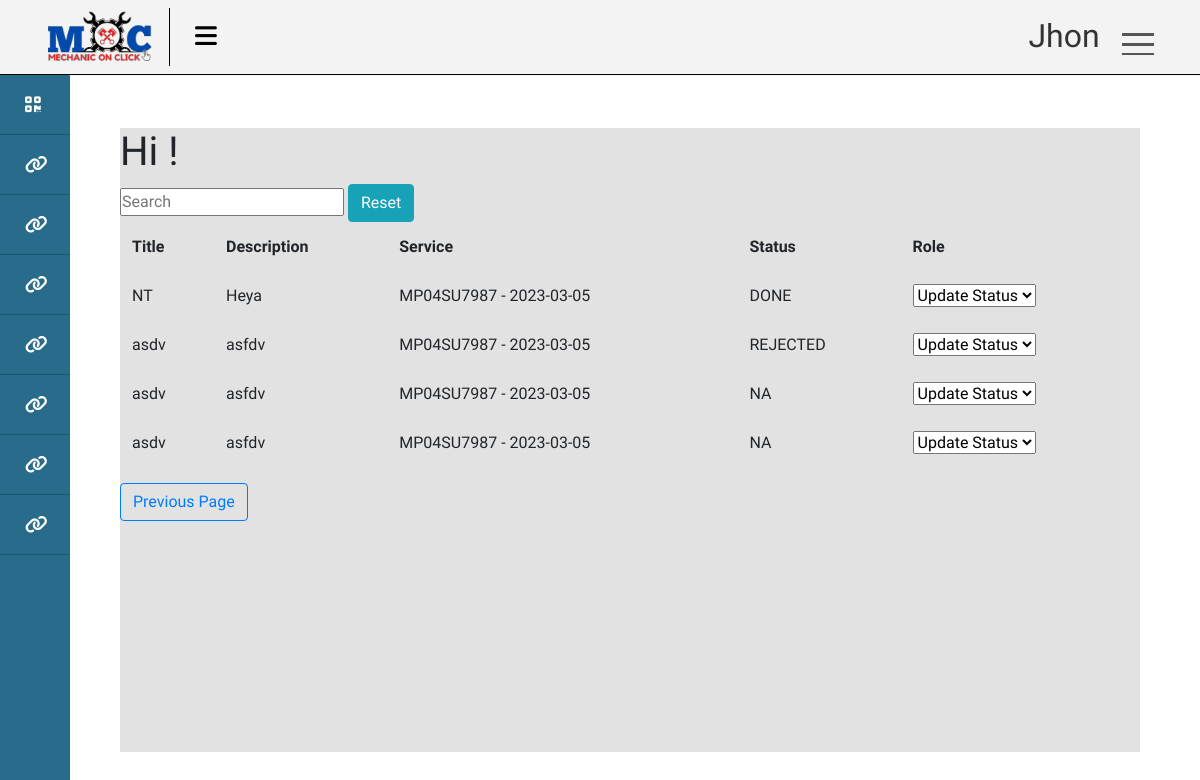
The page /tasks/employee/get (signed in) on the database as committed earlier.
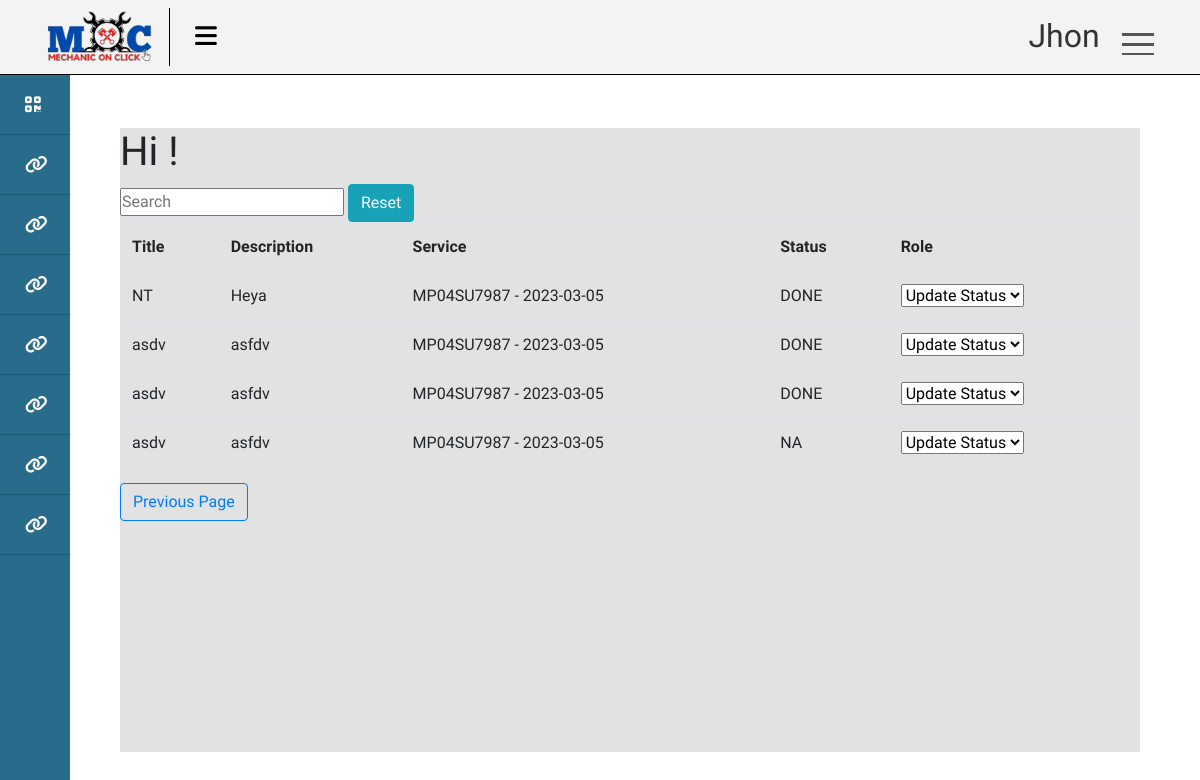
The same page on the database as committed later.
### ERP/models.py (models this page shows, shortened)
class Task(models.Model):
    title = models.CharField(max_length=50 )
    description = models.CharField(max_length=200)
    services = models.ForeignKey(Service , null=True , blank= True , on_delete=models.SET_NULL)
    employee = models.ForeignKey(Employee , null=True , blank=True , on_delete=models.SET_NULL)
    date = models.DateField(default= datetime.date.today)
    center = models.ForeignKey(Center , on_delete=models.CASCADE)
    class TaskStatus(models.TextChoices):
        NA = 'NA' , 'NA'
        ACCEPTED = 'ACCEPTED' , 'ACCEPTED'
        REJECTED = 'REJECTED' , 'REJECTED'
        DONE = 'DONE' , 'DONE'
        PENDING = 'PENDING' , 'PENDING'
        FAILED = 'FAILED' , 'FAILED'
    status = models.CharField(max_length=50 , choices=TaskStatus.choices ,default= TaskStatus.NA)

class Service(models.Model):
    class Progress(models.TextChoices):
        WAITING = 'WAITING' , 'Waiting'
        DOING = 'DOING' , 'Doing'
    vehical = models.ForeignKey(Vehical , on_delete=models.SET_NULL, blank=True , null= True)
    center = models.ForeignKey(Center , on_delete=models.SET_NULL , null=True , blank= True)
    services = models.ManyToManyField(CenterServices)
    progress = models.CharField(max_length=20 , choices=Progress.choices , default= Progress.WAITING)
    date = models.DateTimeField(auto_now_add=True)
    additional_services = models.CharField(max_length=200 ,default = None)
    additional_services_cost = models.IntegerField(default=0)
    is_approved = models.BooleanField(default=False)
    def __str__(self) -> str:
        return str(self.vehical.number) + ' - ' + str(self.date.date())

class Vehical(models.Model):
    customer = models.ForeignKey(Customer , on_delete=models.CASCADE)
    number = models.CharField(max_length=20 , unique= True , blank=False , null= False)
    type = models.CharField(max_length=20)

### ERP/views.py (the view)
# urls.py: path('tasks/employee/get', employee_tasks , name ='employee_tasks'),
@login_required(login_url= 'login_page')
def employee_tasks(request):
    employee = Employee.objects.get(user = request.user)
    tasks = Task.objects.filter(employee = employee)
    context = {'tasks' : tasks}
    return render(request , 'ERP/HR/Task/emp_page.html' , context)

### templates/ERP/HR/Task/emp_page.html (shortened to what this page needs)
{% extends 'ERP/base.html' %}
{% load static %}
{% block content %}
<h1>Hi  !</h1>
{% include 'ERP/search_widget.html' %}
<table id="myTable" class = 'table'>
    <tr>
        <th>Title</th>
        <th>Description</th>
        <th>Service</th>
        <th>Status</th>
        <th>Role</th>
        </tr>
        {% for task in tasks %}
        <tr>
            <td> {{task.title}}  </td>
            <td>{{task.description}}</td>
            <td> {{task.services}}  </td>
            <td>{{task.status}}</td>
            <td>
                <select class="round" name="status" hx-get="{% url 'update_task_status' task.id %}" hx-trigger="change" hx-target="#statustab" >
                    <option selected>Update Status</option>
                </select>
            </td>
        </tr>
        {% endfor %}
        </table>
        <input class="btn btn-outline-primary" type=button value="Previous Page" onClick="javascript:history.go(-1);">
{% endblock %}

Rows that differ between the two databases and show on the page:
changed Task (number 2 of 4 on the later page): status "REJECTED" → "DONE"
changed Task (number 3 of 4 on the later page): status "NA" → "DONE"
